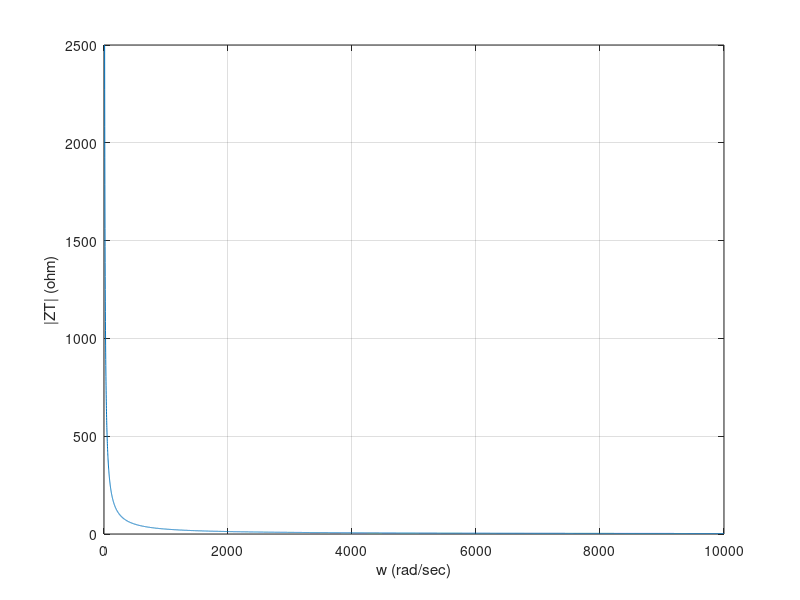
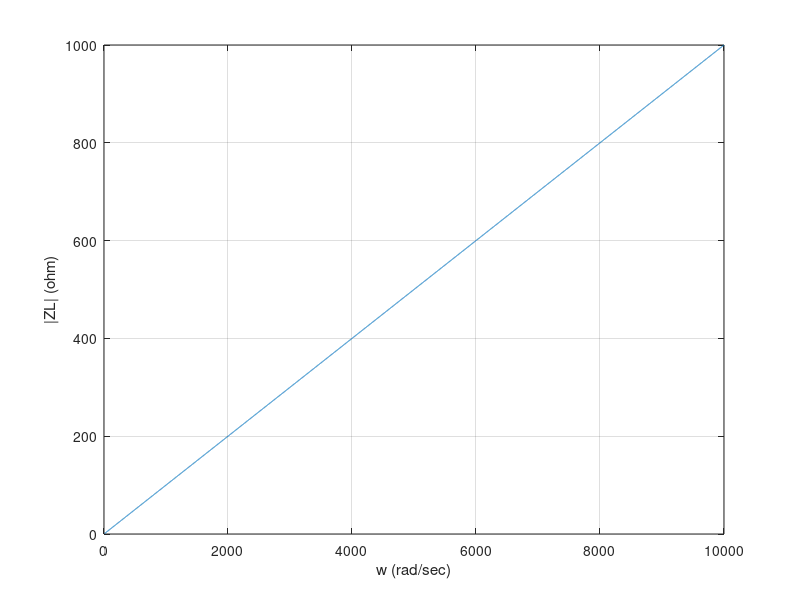
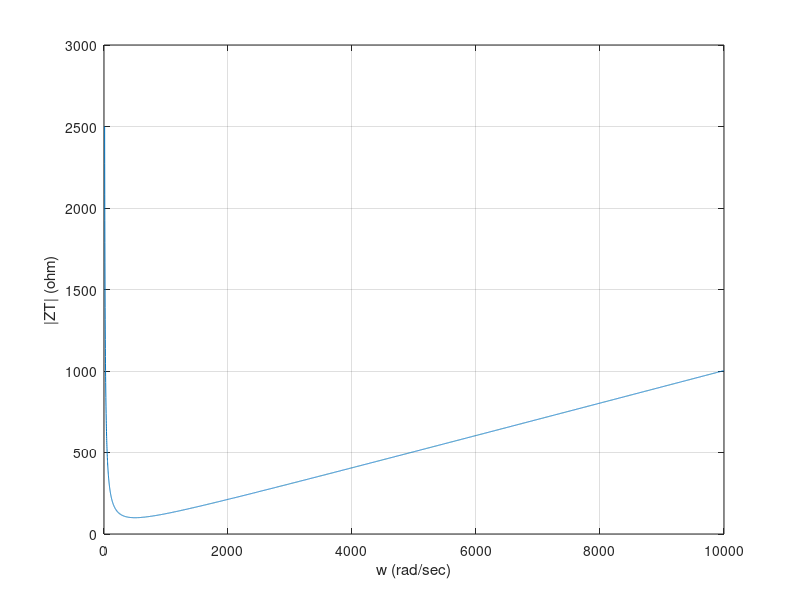
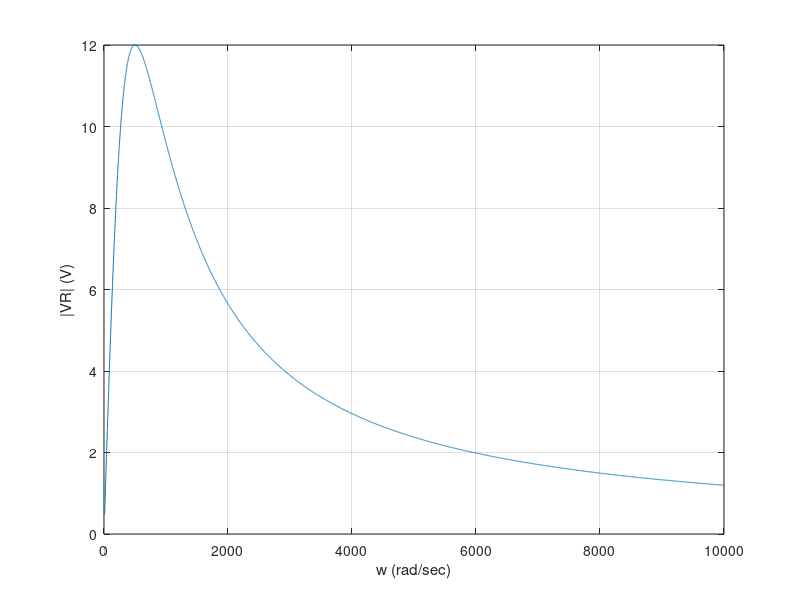

The MATLAB script that drew these images, in order: (Note: this script raises an error after producing the figures.)
%% 
% 

%clear variable ,clear graph
clear;clf;
%Configure variables w, Vs, R, C, L
w = linspace(10,1e4,9991); %run w(from 10 - 10000 rad/sec)
Vs = 12;
R = 100;
C = 40*(10.^-6);
L = 100*(10.^-3);
%find Z (Prasor domain)
ZR = R;
ZL = i.*w.*L;
ZC = 1./(i.*w.*C);
ZT = ZR + ZC + ZL;
%find I & VR, VL, VC with ohm law
I = Vs./ZT;
VR = I.*ZR;
VL =  I.*ZL;
VC = I.*ZC;
%next ===> Plot graph
%% 
% *Plot graph |ZC|*

figure(1);
plot(w,abs(ZC));
grid on
xlabel("w (rad/sec)");
ylabel("|ZT| (ohm)");
%% 
% *Plot graph |ZL|*

figure(2);
plot(w,abs(ZL));
grid on
xlabel("w (rad/sec)");
ylabel("|ZL| (ohm)");
%% 
% *Plot graph |ZT|*

figure(3);
plot(w,abs(ZT));
grid on
xlabel("w (rad/sec)");
ylabel("|ZT| (ohm)");
%% 
% *Plot graph |VR|*

figure(4);
plot(w,abs(VR));
grid on
xlabel("w (rad/sec)");
ylabel("|VR| (V)");
%% 
% *Plot graph |VC|*

figure(5);
plot(w,abs(VC));
grid on
xlabel("w (rad/sec)");
ylabel("|VC| (V)");
%% 
% *Plot graph |VL|*

figure(6);
plot(w,abs(VL));
grid on
xlabel("w (rad/sec)");
ylabel("|VL| (V)");
%% 
% *Plot graph |I|*

figure(7);
plot(w,abs(I));
grid on
xlabel("w (rad/sec)");
ylabel("|I| (V)");
xscale log %log scale of |I|
%% 
% *Show result*

[Imax,Value] = max(I);
disp(['Maximum Current',num2str(abs(Imax)),"A"]); %Show result maximum current (A)
disp(['W at maximum Current',num2str(w(Value)),"rad/sec"]); %Show result W at maximum current (rad/sec)